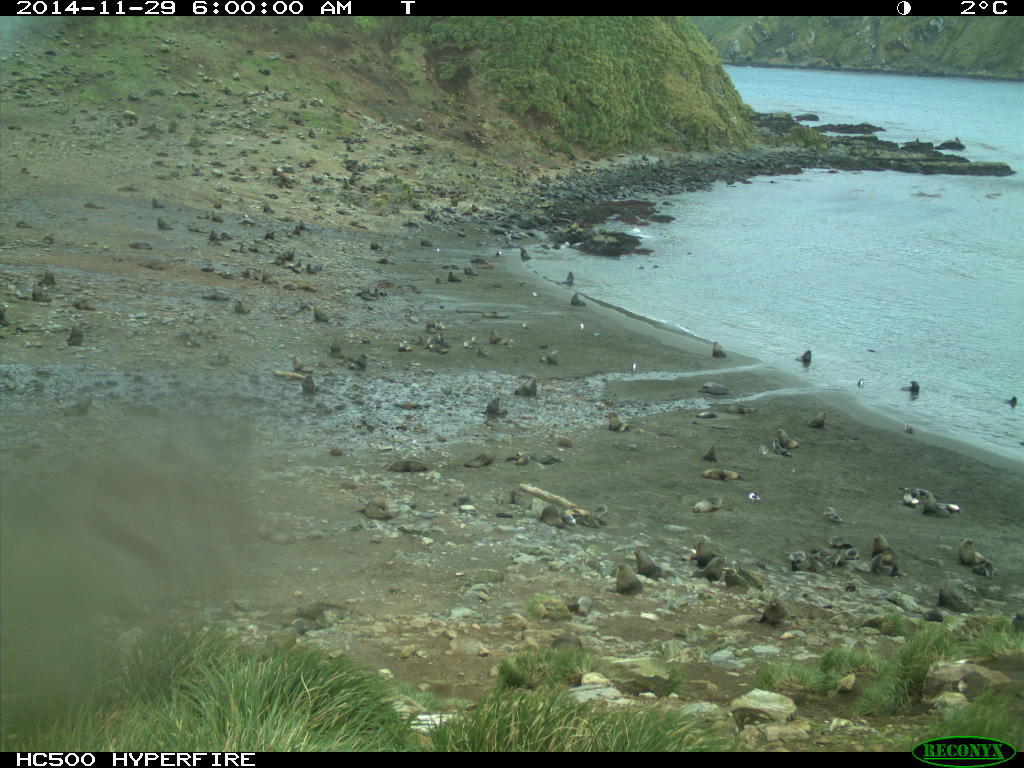
#> input picture sample/example.jpg, 2048 x 1536 px (shown at 1/2 size)
$ python extract.py --dir sample --img sample/example.jpg
#> lines starting #> are read from the running program, lines starting #| are printed output that depends on the picture
import argparse
import glob
import os
import cv2
import pytesseract as tes
import pandas as pd
from tqdm import tqdm


def do_im(img):
    """
    Args:
        img: (str) path to image file
    Return:
        pandas.Timestamp
    """
#> called with img = 'sample/example.jpg'
    # grab the header
    im = cv2.imread(img)[:30,:750,:]
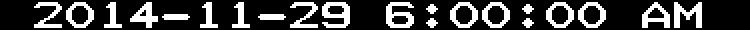
#> im: shape (30, 750, 3); min 0, max 255, mean 62.8

    # invert and add a border; greatly improves results of OCR
    im = (255-im)
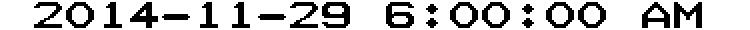
#> im: shape (30, 750, 3); min 0, max 255, mean 192.2
    im = cv2.copyMakeBorder(im, 20, 20, 20, 20, cv2.BORDER_CONSTANT, None, value = (255,255,255))
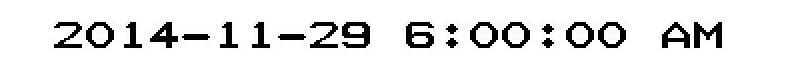
#> im: shape (70, 790, 3); min 0, max 255, mean 229.5

    # try to get text to optimal character height; see: https://groups.google.com/g/tesseract-ocr/c/Wdh_JJwnw94/m/24JHDYQbBQAJ
    im = cv2.resize(im, (int(im.shape[1]*.75), int(im.shape[0]*.75)))
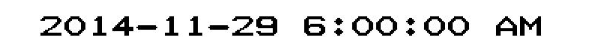
#> im: shape (52, 592, 3); min 0, max 255, mean 229.3

    # psm 7: assume 1 line of text
    # tesseract_dt.conf: includes character whitelist and regex-type pattern
    ocr = tes.image_to_string(im, config='--psm 7 tesseract_dt.conf').replace("\n\x0c","")

    try:
        ts = pd.Timestamp(ocr)
        return ts
    except:
        print("Error", img, ocr)
        return None

def do_dir(path):
    """
    Args:
        path: (str) path to directory of images
    Return:
        pandas.DataFrame, filename -> pd.Timestamp
    """
    imgs = glob.glob(path + "/*.jpg") + glob.glob(path + "/*.JPG") + glob.glob(path + "/*.png")

    entries = []
    for img in tqdm(imgs):
        ocr = do_im(img)
        entries.append({
            'filename': os.path.basename(img),
            'datetime': ocr
        })

    df = pd.DataFrame(entries)
    return df

def main(args):
    if args.dir is not None:
        df = do_dir(args.dir)
        df.to_csv(args.out)
        print(df)
    elif args.img is not None:
        print(do_im(args.img))
    else:
        print("You must specify --dir or --img to run this script.")

def argument_parser():
    parser = argparse.ArgumentParser()
    parser.add_argument("--dir", default=None, help="Path to directory of image files to process. Use --dir XOR --img.")
    parser.add_argument("--img", default=None, help="Path to image file to process. Use --img XOR --dir.")
    parser.add_argument("--out", default="output.csv", help="Path to CSV output. Only valid if using --dir. Default: ./output.csv")
    return parser

if __name__ == "__main__":
    args = argument_parser().parse_args()
    main(args)
#> (the call stopped at in do_im, `ocr = tes.image_to_string(im, config='--psm 7 tesseract_dt.conf').repl..`: pytesseract is not available in this run)
